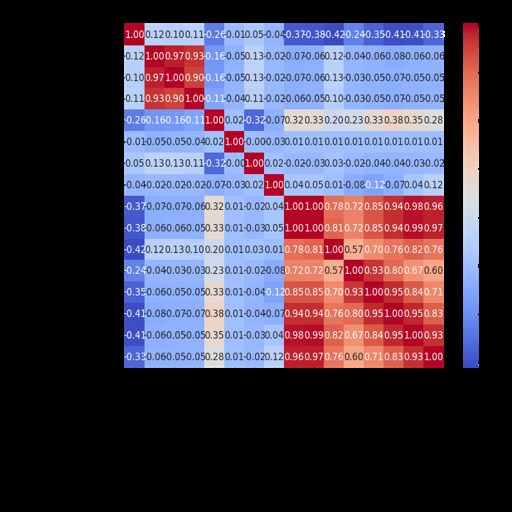
#> input picture goodreads/correlation_heatmap.png, 512 x 512 px
$ python -i autolysis.py   (imports and definitions only)
#> lines starting #> are read from the running program, lines starting #| are printed output that depends on the picture
# /// script
# requires-python = ">=3.11"
# dependencies = [
#   "requests",
#   "pandas",
#   "seaborn",
#   "matplotlib",
#   "pillow",
# ]
# ///

import os
import requests
import pandas as pd
import seaborn as sns
import matplotlib.pyplot as plt
from PIL import Image

# Load the AIPROXY_TOKEN from environment variable
api_key = os.getenv("AIPROXY_TOKEN")

# Function to load and analyze the dataset
# [23 lines left out: function load_and_analyze_data, not called in this run]

# Function to create visualizations and save as PNG
def create_visualizations(data, labels=None):
    images = []

    # Correlation Heatmap
    numeric_data = data.select_dtypes(include="number")
    if not numeric_data.empty:
        corr_matrix = numeric_data.corr()
        plt.figure(figsize=(8, 6))
        sns.heatmap(corr_matrix, annot=True, fmt=".2f", cmap="coolwarm")
        plt.title("Correlation Heatmap")
        heatmap_path = "correlation_heatmap.png"
        plt.savefig(heatmap_path, dpi=100, bbox_inches='tight', pad_inches=0.1, transparent=True)

        # Resize to 512x512 px
        with Image.open(heatmap_path) as img:
            img = img.resize((512, 512))
            img.save(heatmap_path)
        plt.close()
        images.append(heatmap_path)

    # Distribution of Numerical Columns
    for col in numeric_data.columns[:2]:  # Limit to 2 distributions for brevity
        plt.figure(figsize=(6, 4))
        sns.histplot(numeric_data[col], kde=True, bins=30)
        plt.title(f"Distribution of {col}")
        hist_path = f"{col}_distribution.png"
        plt.savefig(hist_path, dpi=100, bbox_inches='tight', pad_inches=0.1, transparent=True)

        # Resize image to 512x512 px
        with Image.open(hist_path) as img:
            img = img.resize((512, 512))
            img.save(hist_path)
        plt.close()
        images.append(hist_path)

    # Scatter Plot (if labels available)
    if labels is not None and numeric_data.shape[1] >= 2:
        plt.figure(figsize=(8, 6))
        plt.scatter(numeric_data.iloc[:, 0], numeric_data.iloc[:, 1], c=labels, cmap="viridis")
        plt.title("Clustering Scatter Plot")
        scatter_path = "clustering_scatter.png"
        plt.savefig(scatter_path, dpi=100, bbox_inches='tight', pad_inches=0.1, transparent=True)

        # Resize image to 512x512 px
        with Image.open(scatter_path) as img:
            img = img.resize((512, 512))
            img.save(scatter_path)
        plt.close()
        images.append(scatter_path)

    return images

# Function to generate LLM-based narrative using the custom endpoint
# [56 lines left out: functions generate_narrative, main, not called in this run]

# Entry point for the script
# [7 lines not run here, left out]

>>> import cv2
>>> picture = cv2.imread('goodreads/correlation_heatmap.png', cv2.IMREAD_GRAYSCALE)
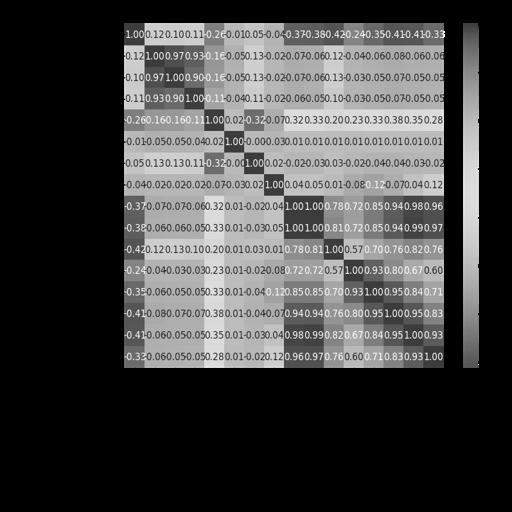
#> picture: shape (512, 512); min 0, max 255, mean 67.7
#> (the run stopped early here; a loop or call above may not have finished)

$ run again, on goodreads/book_id_distribution.png
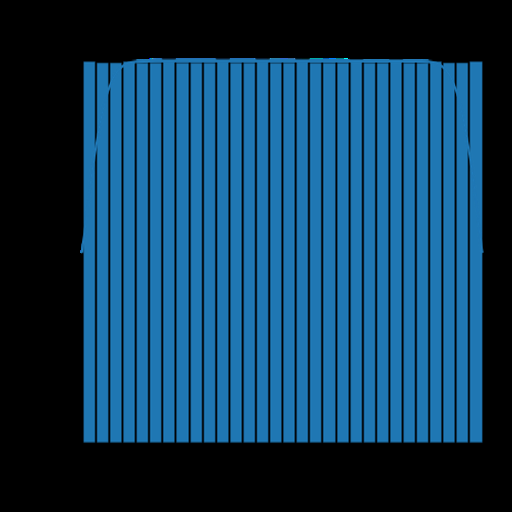
#> input picture goodreads/book_id_distribution.png, 512 x 512 px
#> `picture = cv2.imread('goodreads/correlation_heatmap.png', cv2.IMREAD_G..`:
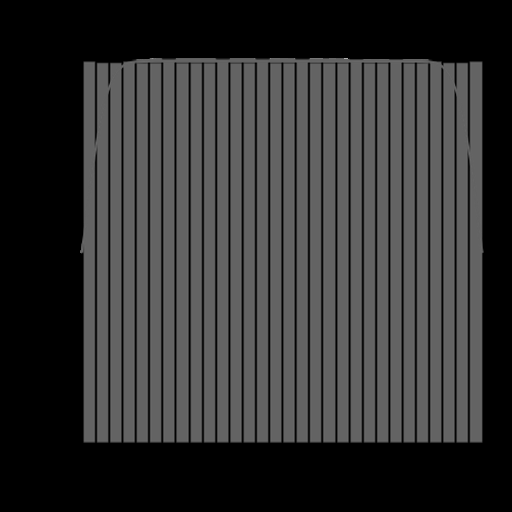
#> picture: shape (512, 512); min 0, max 178, mean 49.8

$ run again, on goodreads/goodreads_book_id_distribution.png
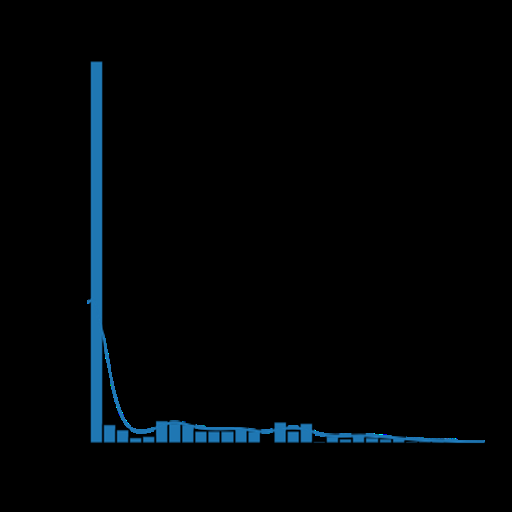
#> input picture goodreads/goodreads_book_id_distribution.png, 512 x 512 px
#> `picture = cv2.imread('goodreads/correlation_heatmap.png', cv2.IMREAD_G..`:
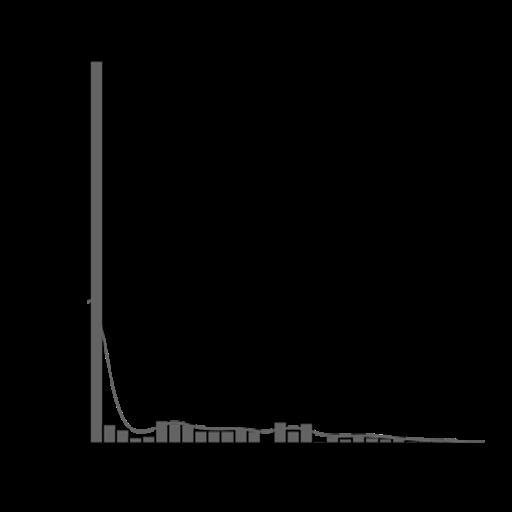
#> picture: shape (512, 512); min 0, max 178, mean 3.2
